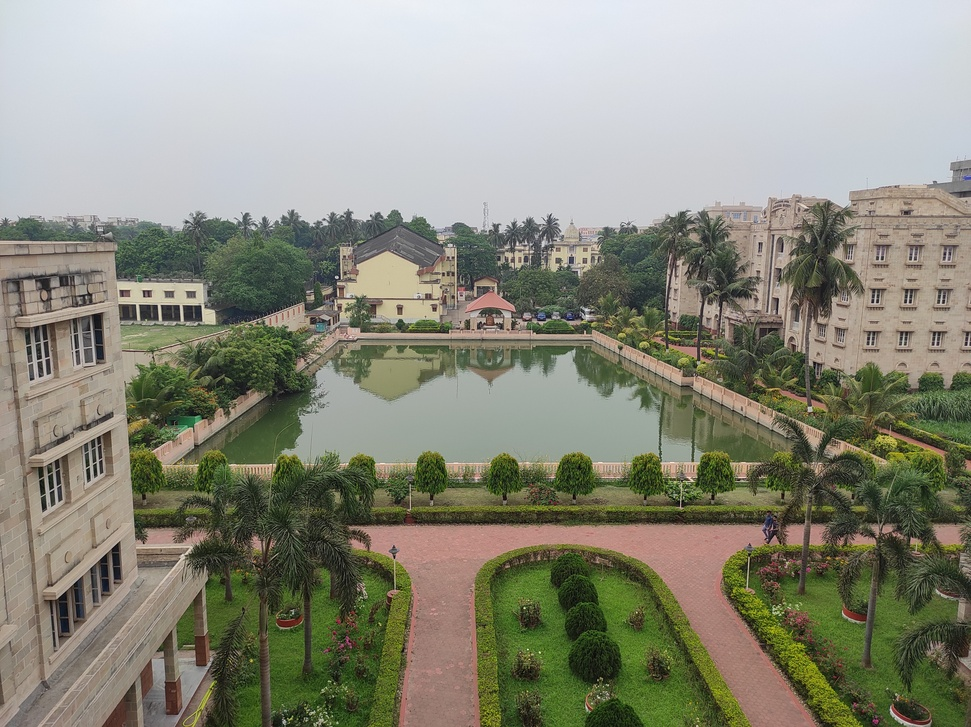
#> input picture assignment-04/img5.jpg, 971 x 727 px, shrunk from 4640 x 3472 before the run
$ jupyter execute 'lab-04_epilines - soham_bhattacharya.ipynb'   (Python 2 division)   (text cells are left out)
#> lines starting #> are read from the running program, lines starting #| are printed output that depends on the picture; pictures that were not available may be replaced by others from this repository, and a replacement may not be noted
[cell 1]
import numpy as np
import cv2 as cv
from matplotlib import pyplot as plt

[cell 2]
img1 = cv.imread('img5.jpg', cv.IMREAD_GRAYSCALE)  #queryimage # left image
#> img1: shape (727, 971); min 0, max 242, mean 138.5
img2 = cv.imread('img6.jpg', cv.IMREAD_GRAYSCALE) #trainimage # right image
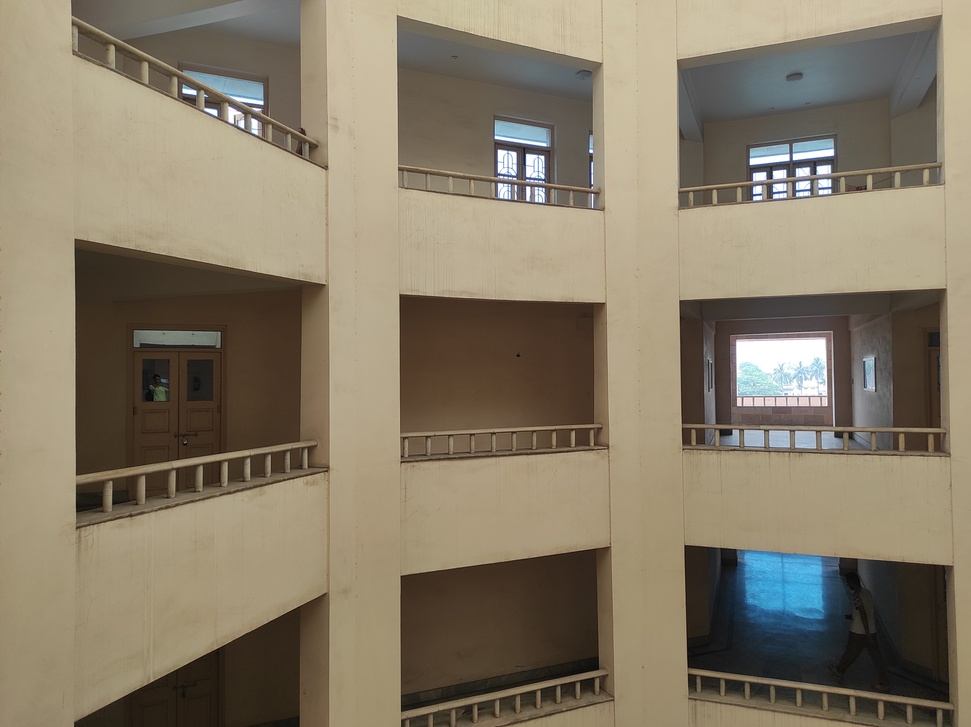
#> input picture assignment-04/misc/img1.jpg, 971 x 727 px, shrunk from 4640 x 3472 before the run, given in place of img6.jpg, which was not available
#> img2: shape (727, 971); min 0, max 255, mean 124.2

[cell 3]
plt.figure(figsize=(15, 8))
plt.subplot(121),plt.imshow(img1, cmap="gray")
plt.subplot(122),plt.imshow(img2, cmap="gray")
plt.show()
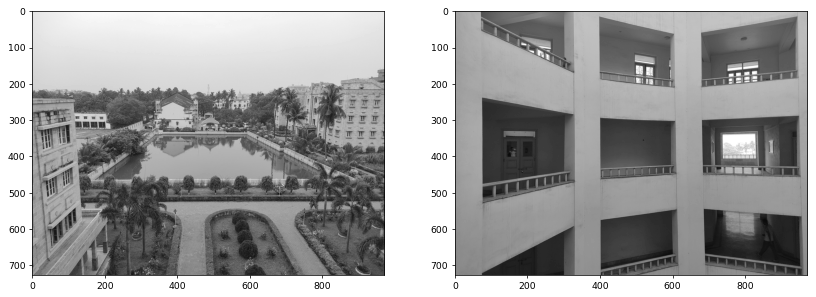
#> figure drawn by matplotlib, 2 panels

[cell 4]
sift = cv.SIFT_create()

# find the keypoints and descriptors with SIFT
kp1, des1 = sift.detectAndCompute(img1,None)
#> kp1 = 3838 keypoints; strongest (x, y, size): (337, 277, 2.2), (872, 301, 2), (877, 301, 2), (910, 302, 2)
kp2, des2 = sift.detectAndCompute(img2,None)
#> kp2 = 968 keypoints; strongest (x, y, size): (779, 174, 6.9), (591, 151, 2.3), (781, 367, 51), (214, 112, 4.2)

[cell 5]
# FLANN parameters
FLANN_INDEX_KDTREE = 1
index_params = dict(algorithm = FLANN_INDEX_KDTREE, trees = 5)
search_params = dict(checks=50)

flann = cv.FlannBasedMatcher(index_params,search_params)
matches = flann.knnMatch(des1,des2,k=2)
#> matches = 3838 matches

pts1 = []
pts2 = []

# ratio test as per Lowe's paper
for i,(m,n) in enumerate(matches):
    if m.distance < 0.8*n.distance:
        pts2.append(kp2[m.trainIdx].pt)
        pts1.append(kp1[m.queryIdx].pt)
#> after the loop, pts1 = 79 pairs, first value 18.47 to 956.9, second value 167.5 to 720.8; pts2 = 79 pairs, first value 72.35 to 884.2, second value 14.39 to 720.4

[cell 6]
pts1 = np.int32(pts1)
#> pts1 = 79 pairs, first value 18 to 956, second value 167 to 720
pts2 = np.int32(pts2)
#> pts2 = 79 pairs, first value 72 to 884, second value 14 to 720
F, mask = cv.findFundamentalMat(pts1,pts2,cv.FM_LMEDS)
#> F = [[1.64e-07, -1.74e-06, 0.00039], [-3.38e-06, 1.19e-05, -0.00382], [0.00108, -0.00255, 1]]; mask = 79 values, max 1 at index 0, min 0 at index 3, mean 0.962

# We select only inlier points
pts1 = pts1[mask.ravel()==1]
#> pts1 = 76 pairs, first value 18 to 956, second value 167 to 720
pts2 = pts2[mask.ravel()==1]
#> pts2 = 76 pairs, first value 73 to 884, second value 23 to 720

[cell 7]
print(f'The Fundamental Matrix is as follows:\n{F}')
#| The Fundamental Matrix is as follows:
#| [[ 1.63927814e-07 -1.73881048e-06  3.89753786e-04]
#|  [-3.38144281e-06  1.18624884e-05 -3.81891181e-03]
#|  [ 1.07521016e-03 -2.55308421e-03  1.00000000e+00]]

[cell 8]
def drawlines(img1,img2,lines,pts1,pts2):
    ''' img1 - image on which we draw the epilines for the points in img2
        lines - corresponding epilines '''
    r,c = img1.shape
    img1 = cv.cvtColor(img1,cv.COLOR_GRAY2BGR)
    img2 = cv.cvtColor(img2,cv.COLOR_GRAY2BGR)
    for r,pt1,pt2 in zip(lines,pts1,pts2):
        color = tuple(np.random.randint(0,255,3).tolist())
        x0,y0 = map(int, [0, -r[2]/r[1] ])
        x1,y1 = map(int, [c, -(r[2]+r[0]*c)/r[1] ])
        img1 = cv.line(img1, (x0,y0), (x1,y1), color,1)
        img1 = cv.circle(img1,tuple(pt1),5,color,-1)
        img2 = cv.circle(img2,tuple(pt2),5,color,-1)
    return img1,img2

[cell 9]
# Find epilines corresponding to points in right image (second image) and
# drawing its lines on left image
lines1 = cv.computeCorrespondEpilines(pts2.reshape(-1,1,2), 2,F)
#> lines1 = 76 rows, first 8: [-0.241, 0.97, -294.3], [-0.175, 0.985, -262.8], [0.319, -0.948, 330], [-0.192, 0.981, -270.8], [0.385, -0.923, 359.4], [-0.215, 0.977, -282], [0.385, -0.923, 359.4], [-0.134, 0.991, -242.9]
lines1 = lines1.reshape(-1,3)
img5,img6 = drawlines(img1,img2,lines1,pts1,pts2)
#> the loop in drawlines, `for r,pt1,pt2 in zip(lines,pts1,pts2):` made 76 passes
#> (r, pt1, pt2, color, y0, y1) on passes 1 to 9: ([-0.241, 0.97, -294.3], [18, 417], [755, 551], (172, 47, 117), 303, 544), ([-0.175, 0.985, -262.8], [23, 271], [106, 476], (192, 67, 251), 266, 439), ([0.319, -0.948, 330], [24, 484], [800, 197], (195, 103, 9), 348, 674), ([-0.192, 0.981, -270.8], [53, 628], [543, 452], (211, 21, 242), 275, 465), ([0.385, -0.923, 359.4], [53, 633], [508, 175], (36, 87, 70), 389, 793), ([-0.215, 0.977, -282], [66, 252], [766, 449], (216, 88, 140), 288, 502), ([0.385, -0.923, 359.4], [88, 426], [508, 175], (58, 193, 230), 389, 793), ([-0.134, 0.991, -242.9], [107, 243], [866, 376], (39, 87, 174), 245, 376), ([0.444, -0.896, 385.2], [109, 431], [325, 167], (88, 81, 165), 429, 911)
#> after the loop in drawlines, `for r,pt1,pt2 in zip(lines,pts1,pts2):`:
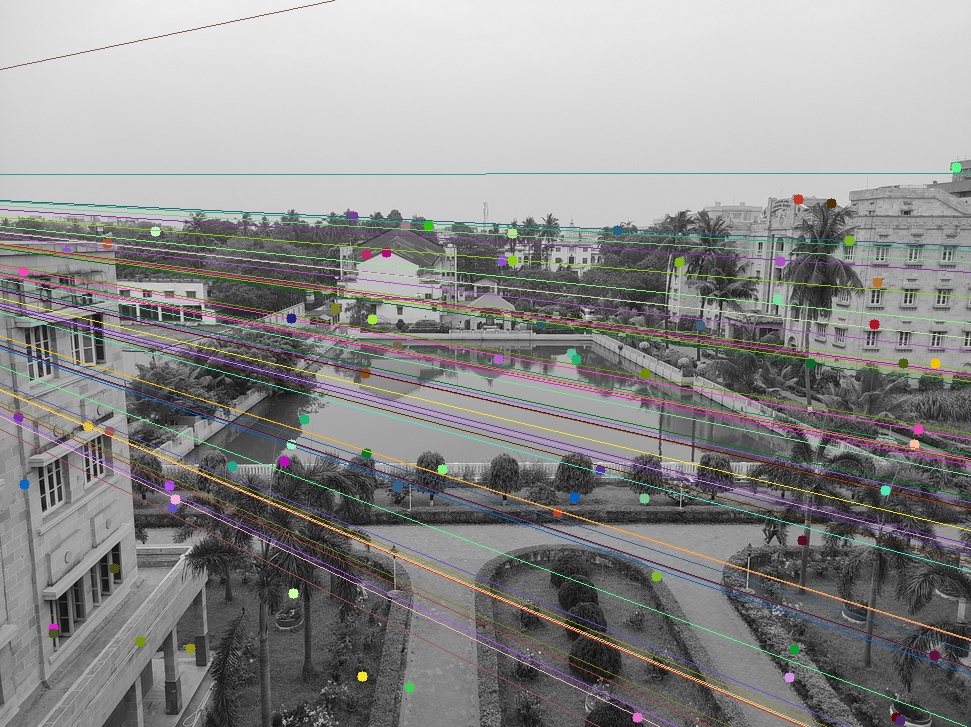
#> img1: shape (727, 971, 3); mean B, G, R 138.4, 139.3, 139.7
#> after the loop in drawlines, `for r,pt1,pt2 in zip(lines,pts1,pts2):`:
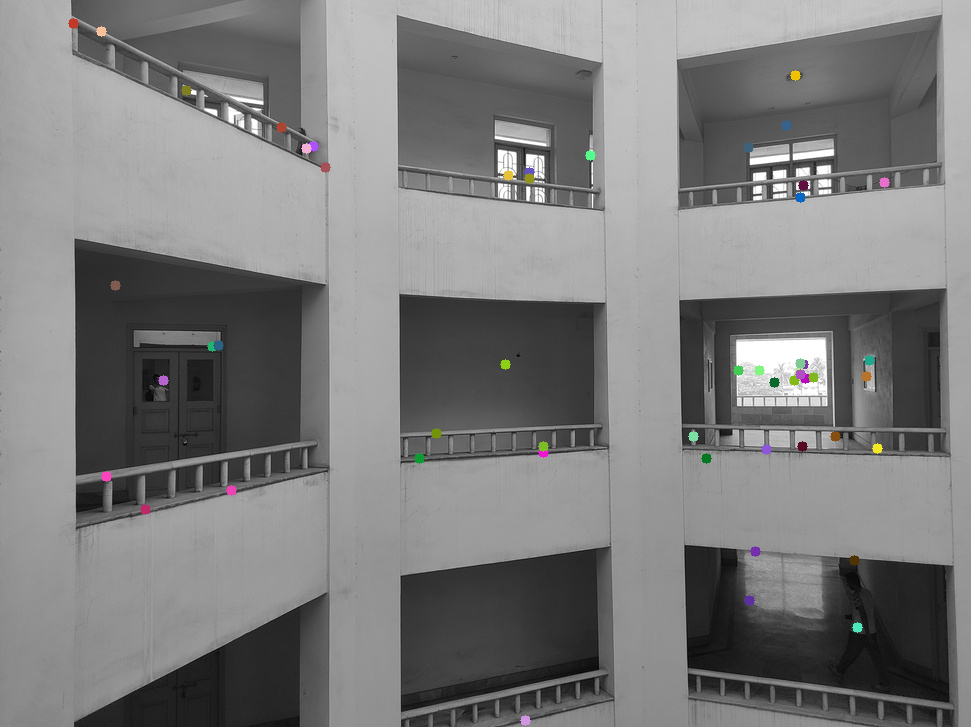
#> img2: shape (727, 971, 3); mean B, G, R 124.1, 124.1, 124.2

# Find epilines corresponding to points in left image (first image) and
# drawing its lines on right image
lines2 = cv.computeCorrespondEpilines(pts1.reshape(-1,1,2), 1,F)
#> lines2 = 76 rows, first 8: [-0.297, 0.955, -40.52], [-0.113, -0.994, 484.9], [-0.236, 0.972, -110.8], [-0.197, 0.98, -155.2], [-0.196, 0.981, -156.2], [-0.0357, -0.999, 405.9], [-0.338, 0.941, 7.04], [-0.0117, -1, 381]
lines2 = lines2.reshape(-1,3)
img3,img4 = drawlines(img2,img1,lines2,pts2,pts1)
#> the loop in drawlines (call 2), `for r,pt1,pt2 in zip(lines,pts1,pts2):` made 76 passes
#> (r, pt1, pt2, color, y0, y1) on passes 1 to 9: ([-0.297, 0.955, -40.52], [755, 551], [18, 417], (205, 121, 109), 42, 344), ([-0.113, -0.994, 484.9], [106, 476], [23, 271], (75, 184, 16), 488, 377), ([-0.236, 0.972, -110.8], [800, 197], [24, 484], (152, 157, 149), 113, 350), ([-0.197, 0.98, -155.2], [543, 452], [53, 628], (110, 25, 208), 158, 353), ([-0.196, 0.981, -156.2], [508, 175], [53, 633], (188, 121, 118), 159, 353), ([-0.0357, -0.999, 405.9], [766, 449], [66, 252], (117, 189, 83), 406, 371), ([-0.338, 0.941, 7.04], [508, 175], [88, 426], (161, 104, 160), -7, 341), ([-0.0117, -1, 381], [866, 376], [107, 243], (228, 251, 251), 381, 369), ([-0.347, 0.938, 17.05], [325, 167], [109, 431], (121, 70, 213), -18, 340)
#> pass 1, in drawlines (call 2), `img1 = cv.line(img1, (x0,y0), (x1,y1), color,1)`:
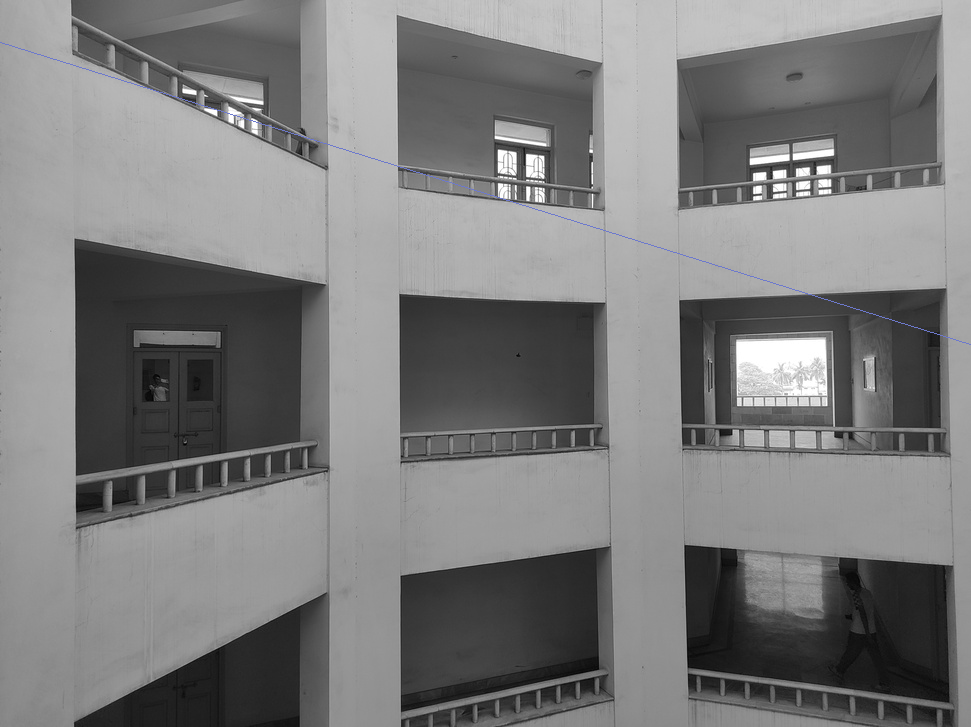
#> img1: shape (727, 971, 3); mean B, G, R 124.3, 124.1, 124.1
#> after the loop in drawlines (call 2), `for r,pt1,pt2 in zip(lines,pts1,pts2):`:
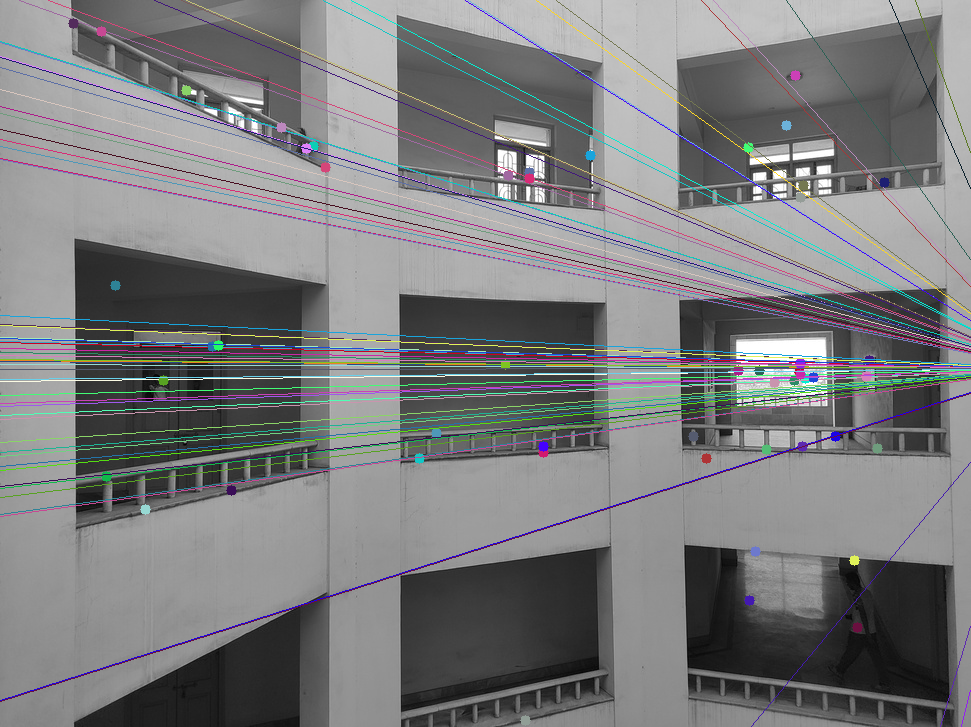
#> img1: shape (727, 971, 3); mean B, G, R 125.5, 124.3, 123.6
#> after the loop in drawlines (call 2), `for r,pt1,pt2 in zip(lines,pts1,pts2):`:
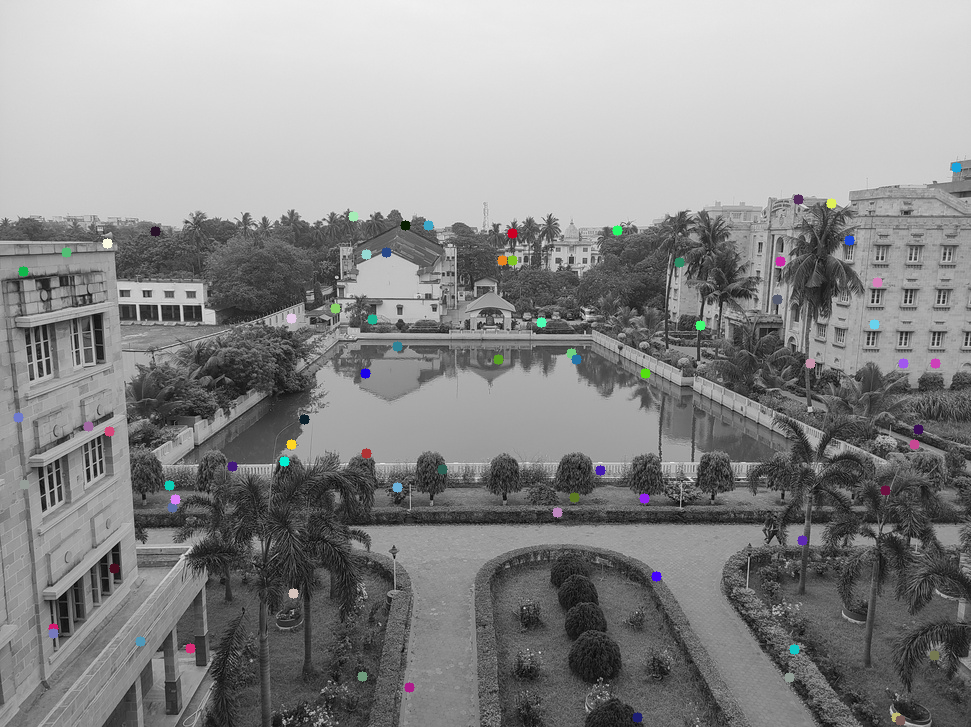
#> img2: shape (727, 971, 3); mean B, G, R 138.7, 138.6, 138.5

plt.figure(figsize=(15, 8))
plt.subplot(121),plt.imshow(img5)
plt.subplot(122),plt.imshow(img3)
plt.show()
#> figure, not shown here; B, G, R data is drawn as R, G, B
